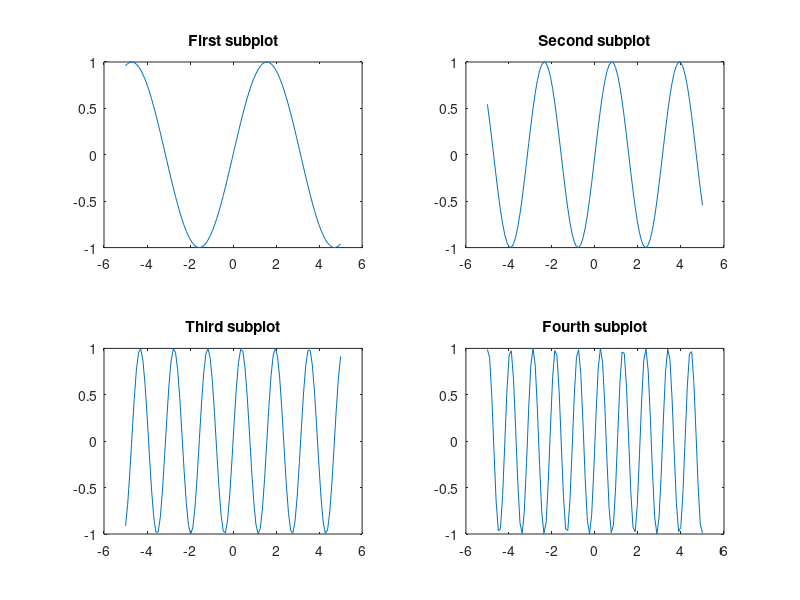

The MATLAB script that drew this image:
x = linspace(-5,5);
y1 = sin(x);
subplot(2,2,1)
plot(x,y1)
title('First subplot')

y2 = sin(2*x);
subplot(2,2,2)
plot(x,y2)
title('Second subplot')

y3 = sin(4*x);
subplot(2,2,3)
plot(x,y3)
title('Third subplot')

y4 = sin(6*x);
subplot(2,2,4)
plot(x,y4)
title('Fourth subplot')